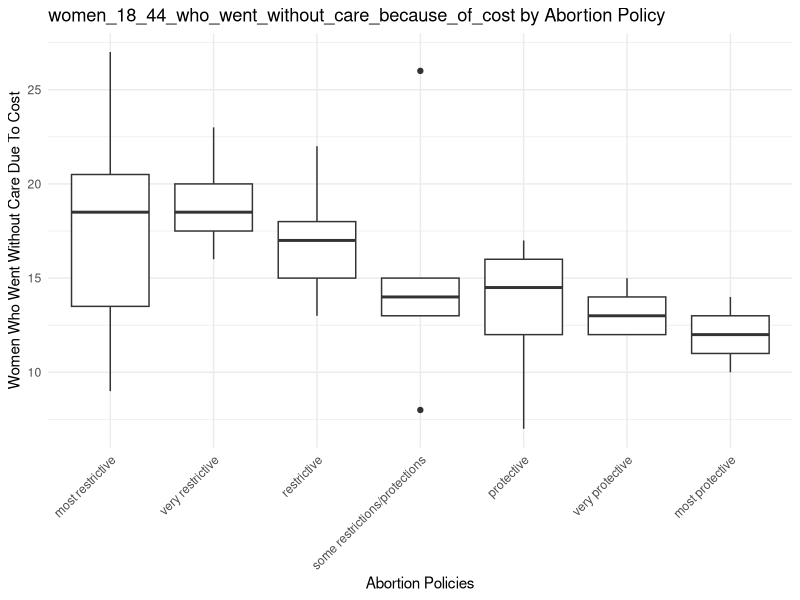

This figure's R source: (Note: a time limit stopped this script after it produced the figure.)
## ---- chunk 1

library(tidyverse)
library(readr)
## ---- chunk 2

df <- read_csv("data/clean_data/merged_data.csv", show_col_types = FALSE)
df <- df[!is.na(df$abortion_policies), ]
## ---- chunk 3

table(df$abortion_policies)
## ---- chunk 4

colnames(df)
## ---- chunk 5

# Kruskal-Wallis test
kruskal.test(women_18_44_who_went_without_care_because_of_cost ~ abortion_policies, data = df)

# If Kruskal-Wallis is significant, run pairwise Wilcoxon tests
pairwise.wilcox.test(df$`women_18_44_who_went_without_care_because_of_cost`, 
                     df$abortion_policies,
                     p.adjust.method = "bonferroni")

# For visualization
# First reorder the factor levels
df$abortion_policies <- factor(df$abortion_policies, 
                             levels = c("most restrictive", 
                                      "very restrictive", 
                                      "restrictive",
                                      "some restrictions/protections",
                                      "protective",
                                      "very protective",
                                      "most protective"))

# Then create the plot
ggplot(df, aes(x = abortion_policies, y = women_18_44_who_went_without_care_because_of_cost)) +
  geom_boxplot() +
  theme_minimal() +
  theme(axis.text.x = element_text(angle = 45, hjust = 1)) +
  labs(x = "Abortion Policies", 
       y = "Women Who Went Without Care Due To Cost",
       title = "women_18_44_who_went_without_care_because_of_cost by Abortion Policy")

## ---- chunk 6

options(repos = c(CRAN = "https://cran.r-project.org"))
install.packages("dplyr")
library(dplyr)

df_test <- df[df$State != "US", ]

## ---- chunk 7

set.seed(5100)

permutation_test <- function(data, group_col, value_col, n_permutations = 100000) {
  observed_stat <- summary(aov(data[[value_col]] ~ data[[group_col]]))[[1]][["F value"]][1]

  perm_stats <- replicate(n_permutations, {
    shuffled_values <- sample(data[[value_col]])
    perm_stat <- summary(aov(shuffled_values ~ data[[group_col]]))[[1]][["F value"]][1]
    perm_stat
  })

  p_value <- mean(perm_stats >= observed_stat)
  list(observed_stat = observed_stat, p_value = p_value, perm_stats = perm_stats)
}

result <- permutation_test(
  data = df_test,
  group_col = "abortion_policies",
  value_col = "women_18_44_who_went_without_care_because_of_cost"
)

cat("Observed Statistic (F):", result$observed_stat, "\n")
cat("Permutation Test P-Value:", result$p_value, "\n")

## ---- chunk 8

ggplot(data.frame(perm_stats = result$perm_stats), aes(x = perm_stats)) +
  geom_histogram(binwidth = 0.1, fill = "blue", color = "black") +
  geom_vline(xintercept = result$observed_stat, color = "red", linetype = "dashed") +
  labs(
    title = "Permutation Test Distribution",
    x = "F-statistics from Permutations",
    y = "Frequency"
  ) +
  theme_minimal()

## ---- chunk 9

pairwise_permutation_test <- function(data, group_col, value_col, n_permutations = 10000) {
  groups <- unique(data[[group_col]])
  comparisons <- combn(groups, 2, simplify = FALSE)
  results <- lapply(comparisons, function(pair) {
    group1 <- data[[value_col]][data[[group_col]] == pair[1]]
    group2 <- data[[value_col]][data[[group_col]] == pair[2]]
    
    observed_diff <- abs(median(group1) - median(group2))
    
    pooled <- c(group1, group2)
    perm_diffs <- replicate(n_permutations, {
      shuffled <- sample(pooled)
      abs(median(shuffled[1:length(group1)]) - median(shuffled[(length(group1) + 1):length(pooled)]))
    })
    
    p_value <- mean(perm_diffs >= observed_diff)
    
    list(pair = pair, observed_diff = observed_diff, p_value = p_value)
  })
  
  data.frame(
    Group1 = sapply(results, function(x) x$pair[1]),
    Group2 = sapply(results, function(x) x$pair[2]),
    Observed_Diff = sapply(results, function(x) x$observed_diff),
    P_Value = sapply(results, function(x) x$p_value)
  )
}

pairwise_results <- pairwise_permutation_test(
  data = df_test,
  group_col = "abortion_policies",
  value_col = "women_18_44_who_went_without_care_because_of_cost"
)

print(pairwise_results)
                           
## ---- chunk 10

# Kruskal-Wallis test
kruskal.test(`maternal_mortality_rates_2018_2022_per_100,000_live births` ~ abortion_policies, data = df)

# If Kruskal-Wallis is significant, run pairwise Wilcoxon tests
pairwise.wilcox.test(df$`maternal_mortality_rates_2018_2022_per_100,000_live births`, 
                     df$abortion_policies,
                     p.adjust.method = "bonferroni")

# Then create the plot
ggplot(df, aes(x = abortion_policies, y = `maternal_mortality_rates_2018_2022_per_100,000_live births`)) +
  geom_boxplot() +
  theme_minimal() +
  theme(axis.text.x = element_text(angle = 45, hjust = 1)) +
  labs(x = "Abortion Policies", 
       y = "Foster Children per Capita",
       title = "Foster Care Rates by Abortion Policy")

## ---- chunk 11

set.seed(5100)

permutation_test <- function(data, group_col, value_col, n_permutations = 100000) {
  observed_stat <- summary(aov(data[[value_col]] ~ data[[group_col]]))[[1]][["F value"]][1]

  perm_stats <- replicate(n_permutations, {
    shuffled_values <- sample(data[[value_col]])
    perm_stat <- summary(aov(shuffled_values ~ data[[group_col]]))[[1]][["F value"]][1]
    perm_stat
  })

  p_value <- mean(perm_stats >= observed_stat)
  list(observed_stat = observed_stat, p_value = p_value, perm_stats = perm_stats)
}

result <- permutation_test(
  data = df_test,
  group_col = "abortion_policies",
  value_col = "maternal_mortality_rates_2018_2022_per_100,000_live births"
)

cat("Observed Statistic (F):", result$observed_stat, "\n")
cat("Permutation Test P-Value:", result$p_value, "\n")


## ---- chunk 12

ggplot(data.frame(perm_stats = result$perm_stats), aes(x = perm_stats)) +
  geom_histogram(binwidth = 0.1, fill = "blue", color = "black") +
  geom_vline(xintercept = result$observed_stat, color = "red", linetype = "dashed") +
  labs(
    title = "Permutation Test Distribution",
    x = "F-statistics from Permutations",
    y = "Frequency"
  ) +
  theme_minimal()

## ---- chunk 13

df_test <- df_test[!is.na(df_test$`maternal_mortality_rates_2018_2022_per_100,000_live births`), ]

pairwise_permutation_test <- function(data, group_col, value_col, n_permutations = 10000) {
  groups <- unique(data[[group_col]])
  comparisons <- combn(groups, 2, simplify = FALSE)
  results <- lapply(comparisons, function(pair) {
    group1 <- data[[value_col]][data[[group_col]] == pair[1]]
    group2 <- data[[value_col]][data[[group_col]] == pair[2]]
    
    observed_diff <- abs(median(group1) - median(group2))
    
    pooled <- c(group1, group2)
    perm_diffs <- replicate(n_permutations, {
      shuffled <- sample(pooled)
      abs(median(shuffled[1:length(group1)]) - median(shuffled[(length(group1) + 1):length(pooled)]))
    })
    
    p_value <- mean(perm_diffs >= observed_diff)
    
    list(pair = pair, observed_diff = observed_diff, p_value = p_value)
  })
  
  data.frame(
    Group1 = sapply(results, function(x) x$pair[1]),
    Group2 = sapply(results, function(x) x$pair[2]),
    Observed_Diff = sapply(results, function(x) x$observed_diff),
    P_Value = sapply(results, function(x) x$p_value)
  )
}

pairwise_results <- pairwise_permutation_test(
  data = df_test,
  group_col = "abortion_policies",
  value_col = "maternal_mortality_rates_2018_2022_per_100,000_live births"
)

print(pairwise_results)

## ---- chunk 14

# Kruskal-Wallis test
kruskal.test(percent_uninsured_women_during_pregnancy_2021 ~ abortion_policies, data = df)

# If Kruskal-Wallis is significant, run pairwise Wilcoxon tests
pairwise.wilcox.test(df$percent_uninsured_women_during_pregnancy_2021, 
                     df$abortion_policies,
                     p.adjust.method = "bonferroni")

# For visualization
# First reorder the factor levels
df$abortion_policies <- factor(df$abortion_policies, 
                             levels = c("most restrictive", 
                                      "very restrictive", 
                                      "restrictive",
                                      "some restrictions/protections",
                                      "protective",
                                      "very protective",
                                      "most protective"))

# Then create the plot
ggplot(df, aes(x = abortion_policies, y = percent_uninsured_women_during_pregnancy_2021)) +
  geom_boxplot() +
  theme_minimal() +
  theme(axis.text.x = element_text(angle = 45, hjust = 1)) +
  labs(x = "Abortion Policies", 
       y = "percent_uninsured_women_during_pregnancy_2021",
       title = "percent_uninsured_women_during_pregnancy_2021 by Abortion Policy")

## ---- chunk 15

set.seed(5100)

permutation_test <- function(data, group_col, value_col, n_permutations = 100000) {
  observed_stat <- summary(aov(data[[value_col]] ~ data[[group_col]]))[[1]][["F value"]][1]

  perm_stats <- replicate(n_permutations, {
    shuffled_values <- sample(data[[value_col]])
    perm_stat <- summary(aov(shuffled_values ~ data[[group_col]]))[[1]][["F value"]][1]
    perm_stat
  })

  p_value <- mean(perm_stats >= observed_stat)
  list(observed_stat = observed_stat, p_value = p_value, perm_stats = perm_stats)
}

result <- permutation_test(
  data = df_test,
  group_col = "abortion_policies",
  value_col = "percent_uninsured_women_during_pregnancy_2021"
)

cat("Observed Statistic (F):", result$observed_stat, "\n")
cat("Permutation Test P-Value:", result$p_value, "\n")


## ---- chunk 16

ggplot(data.frame(perm_stats = result$perm_stats), aes(x = perm_stats)) +
  geom_histogram(binwidth = 0.1, fill = "blue", color = "black") +
  geom_vline(xintercept = result$observed_stat, color = "red", linetype = "dashed") +
  labs(
    title = "Permutation Test Distribution",
    x = "F-statistics from Permutations",
    y = "Frequency"
  ) +
  theme_minimal()

## ---- chunk 17

df_test[!is.na(df_test$`percent_uninsured_women_during_pregnancy_2021`), ]

pairwise_permutation_test <- function(data, group_col, value_col, n_permutations = 10000) {
  groups <- unique(data[[group_col]])
  comparisons <- combn(groups, 2, simplify = FALSE)
  results <- lapply(comparisons, function(pair) {
    group1 <- data[[value_col]][data[[group_col]] == pair[1]]
    group2 <- data[[value_col]][data[[group_col]] == pair[2]]
    
    observed_diff <- abs(median(group1) - median(group2))
    
    pooled <- c(group1, group2)
    perm_diffs <- replicate(n_permutations, {
      shuffled <- sample(pooled)
      abs(median(shuffled[1:length(group1)]) - median(shuffled[(length(group1) + 1):length(pooled)]))
    })
    
    p_value <- mean(perm_diffs >= observed_diff)
    
    list(pair = pair, observed_diff = observed_diff, p_value = p_value)
  })
  
  data.frame(
    Group1 = sapply(results, function(x) x$pair[1]),
    Group2 = sapply(results, function(x) x$pair[2]),
    Observed_Diff = sapply(results, function(x) x$observed_diff),
    P_Value = sapply(results, function(x) x$p_value)
  )
}

pairwise_results <- pairwise_permutation_test(
  data = df_test,
  group_col = "abortion_policies",
  value_col = "percent_uninsured_women_during_pregnancy_2021"
)

print(pairwise_results)
                           
